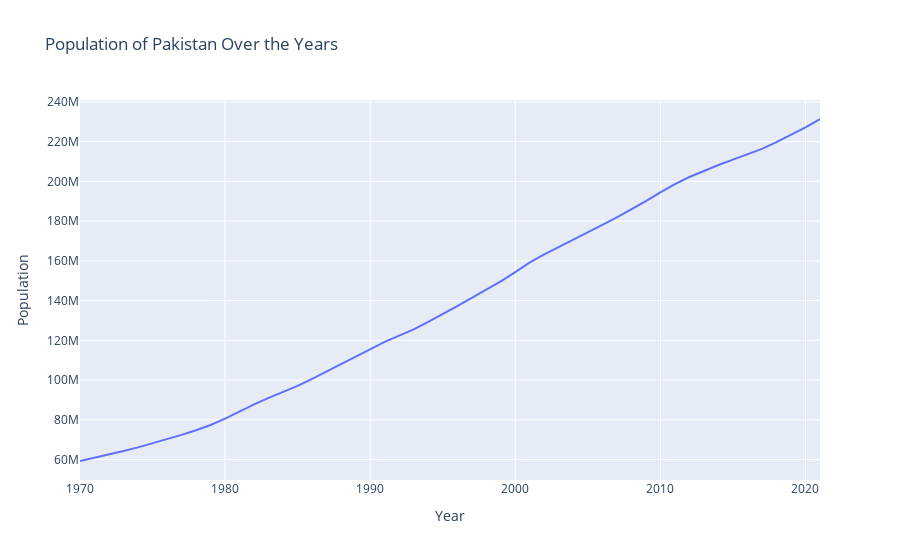

Source (notebook cell):
### Markdown cell above
## **Population Trend Line**

### Code cell
# Create line plot
fig = px.line(pakistan_data, x='Year', y='Population', title='Population of Pakistan Over the Years')

fig.show()

### Figure 1 — Plotly figure (JSON) as saved in the notebook; plotly's stock layout.template omitted (floating-point values rounded to 4 significant figures)
{"data": [{"hovertemplate": "Year=%{x}<br>Population=%{y}<extra></extra>", "legendgroup": "", "line": {"color": "#636efa", "dash": "solid"}, "marker": {"symbol": "circle"}, "mode": "lines", "name": "", "orientation": "v", "showlegend": false, "type": "scatter", "x": [1970, 1971, 1972, 1973, 1974, 1975, 1976, 1977, 1978, 1979, 1980, 1981, 1982, 1983, 1984, 1985, 1986, 1987, 1988, 1989, 1990, 1991, 1992, 1993, 1994, 1995, 1996, 1997, 1998, 1999, 2000, 2001, 2002, 2003, 2004, 2005, 2006, 2007, 2008, 2009, 2010, 2011, 2012, 2013, 2014, 2015, 2016, 2017, 2018, 2019, 2020, 2021], "xaxis": "x", "y": [59290872, 60878781, 62509565, 64285624, 66149169, 68126999, 70230923, 72451105, 74789330, 77407341, 80624057, 84270202, 87828198, 91080372, 94003867, 97121552, 100618523, 104251093, 107967838, 111670386, 115414069, 119203569, 122375179, 125546615, 129245139, 133117476, 137234810, 141330267, 145476106, 149694462, 154369924, 159217727, 163262807, 166876680, 170648620, 174372098, 178069984, 181924521, 185931955, 190123222, 194454498, 198602738, 202205861, 205337562, 208251628, 210969298, 213524840, 216379655, 219731479, 223293280, 227196741, 231402117], "yaxis": "y"}], "layout": {"legend": {"tracegroupgap": 0}, "title": {"text": "Population of Pakistan Over the Years"}, "xaxis": {"anchor": "y", "domain": [0, 1], "title": {"text": "Year"}}, "yaxis": {"anchor": "x", "domain": [0, 1], "title": {"text": "Population"}}}}
